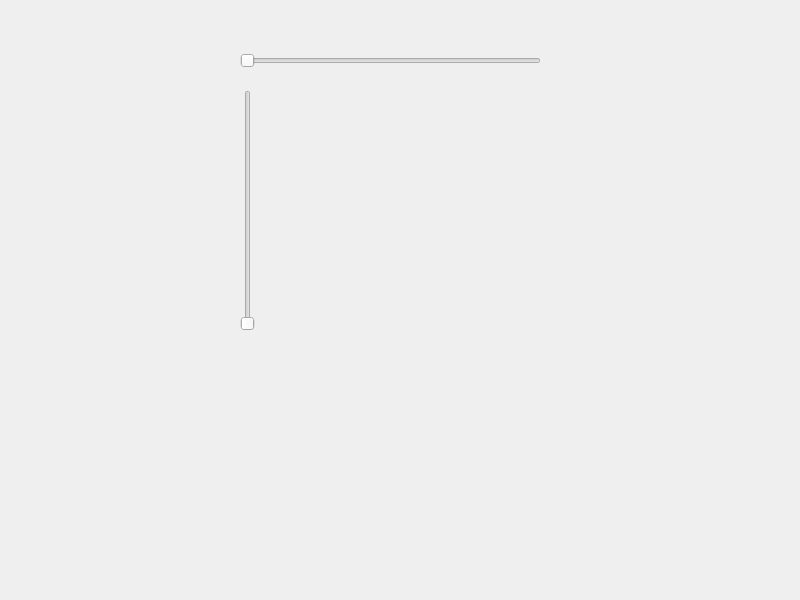
<?xml version="1.0" encoding="UTF-8"?>
<ui version="4.0">
 <class>Widget</class>
 <widget class="QWidget" name="Widget">
  <property name="geometry">
   <rect>
    <x>0</x>
    <y>0</y>
    <width>800</width>
    <height>600</height>
   </rect>
  </property>
  <property name="windowTitle">
   <string>Widget</string>
  </property>
  <widget class="QSlider" name="horizontalSlider">
   <property name="geometry">
    <rect>
     <x>240</x>
     <y>50</y>
     <width>301</width>
     <height>21</height>
    </rect>
   </property>
   <property name="orientation">
    <enum>Qt::Horizontal</enum>
   </property>
  </widget>
  <widget class="QSlider" name="verticalSlider">
   <property name="geometry">
    <rect>
     <x>240</x>
     <y>90</y>
     <width>16</width>
     <height>241</height>
    </rect>
   </property>
   <property name="orientation">
    <enum>Qt::Vertical</enum>
   </property>
  </widget>
 </widget>
 <resources/>
 <connections/>
</ui>
